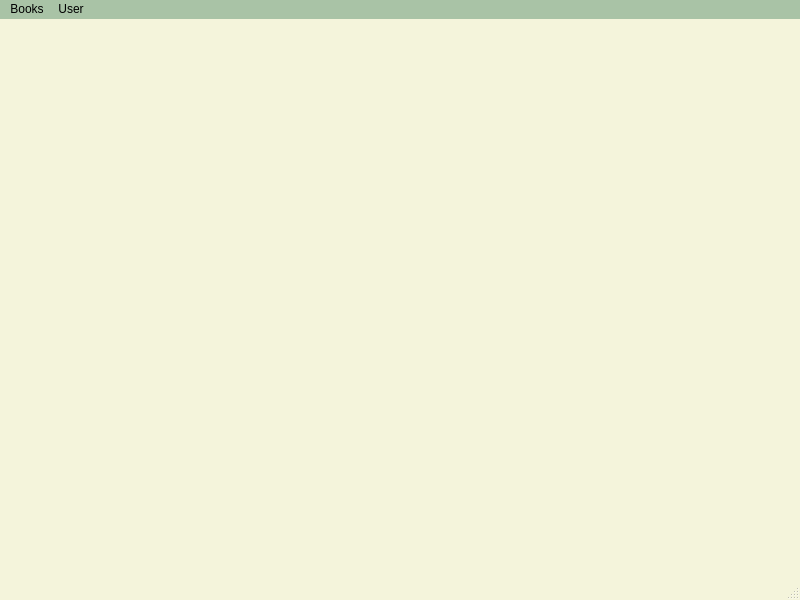
<?xml version="1.0" encoding="UTF-8"?>
<ui version="4.0">
 <class>StudentMenu</class>
 <widget class="QMainWindow" name="StudentMenu">
  <property name="geometry">
   <rect>
    <x>0</x>
    <y>0</y>
    <width>800</width>
    <height>600</height>
   </rect>
  </property>
  <property name="windowTitle">
   <string>Library management system</string>
  </property>
  <property name="styleSheet">
   <string notr="true">QWidget#StudentMenu {
    background-color: #f4f4db;  
}

QMenuBar {
 background-color: #a9c3a6;
}</string>
  </property>
  <widget class="QWidget" name="centralwidget"/>
  <widget class="QMenuBar" name="menubar">
   <property name="geometry">
    <rect>
     <x>0</x>
     <y>0</y>
     <width>800</width>
     <height>25</height>
    </rect>
   </property>
   <widget class="QMenu" name="menuBooks">
    <property name="font">
     <font>
      <family>Arial Rounded MT</family>
      <bold>true</bold>
     </font>
    </property>
    <property name="title">
     <string>Books</string>
    </property>
    <addaction name="actionView_books"/>
   </widget>
   <widget class="QMenu" name="menuUser">
    <property name="font">
     <font>
      <family>Arial Rounded MT</family>
      <bold>true</bold>
     </font>
    </property>
    <property name="title">
     <string>User</string>
    </property>
    <addaction name="actionLogout"/>
   </widget>
   <addaction name="menuBooks"/>
   <addaction name="menuUser"/>
  </widget>
  <widget class="QStatusBar" name="statusbar"/>
  <action name="actionView_books">
   <property name="text">
    <string>View books</string>
   </property>
   <property name="font">
    <font>
     <family>Arial Rounded MT</family>
     <bold>true</bold>
    </font>
   </property>
  </action>
  <action name="actionIssue_history">
   <property name="text">
    <string>Issue history</string>
   </property>
  </action>
  <action name="actionLogout">
   <property name="text">
    <string>Logout</string>
   </property>
   <property name="font">
    <font>
     <family>Arial Rounded MT</family>
     <bold>true</bold>
    </font>
   </property>
  </action>
 </widget>
 <resources/>
 <connections/>
</ui>
